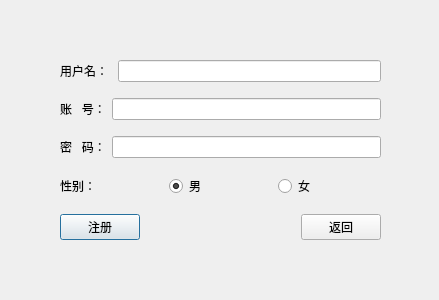
<?xml version="1.0" encoding="UTF-8"?>
<ui version="4.0">
 <class>adduserdialog</class>
 <widget class="QDialog" name="adduserdialog">
  <property name="geometry">
   <rect>
    <x>0</x>
    <y>0</y>
    <width>439</width>
    <height>300</height>
   </rect>
  </property>
  <property name="minimumSize">
   <size>
    <width>439</width>
    <height>300</height>
   </size>
  </property>
  <property name="maximumSize">
   <size>
    <width>439</width>
    <height>300</height>
   </size>
  </property>
  <property name="windowTitle">
   <string>adduser</string>
  </property>
  <widget class="QWidget" name="layoutWidget_2">
   <property name="geometry">
    <rect>
     <x>60</x>
     <y>50</y>
     <width>321</width>
     <height>201</height>
    </rect>
   </property>
   <layout class="QVBoxLayout" name="verticalLayout">
    <item>
     <layout class="QHBoxLayout" name="horizontalLayout_2">
      <item>
       <widget class="QLabel" name="label">
        <property name="text">
         <string>用户名： </string>
        </property>
       </widget>
      </item>
      <item>
       <widget class="QtMaterialAutoComplete" name="L_Name"/>
      </item>
     </layout>
    </item>
    <item>
     <layout class="QHBoxLayout" name="horizontalLayout_3">
      <item>
       <widget class="QLabel" name="label_2">
        <property name="text">
         <string>账   号：</string>
        </property>
       </widget>
      </item>
      <item>
       <widget class="QtMaterialAutoComplete" name="L_Account"/>
      </item>
     </layout>
    </item>
    <item>
     <layout class="QHBoxLayout" name="horizontalLayout_4">
      <item>
       <widget class="QLabel" name="label_3">
        <property name="text">
         <string>密   码：</string>
        </property>
       </widget>
      </item>
      <item>
       <widget class="QtMaterialAutoComplete" name="L_pswd"/>
      </item>
     </layout>
    </item>
    <item>
     <layout class="QHBoxLayout" name="horizontalLayout_5">
      <item>
       <widget class="QLabel" name="label_4">
        <property name="text">
         <string>性别：</string>
        </property>
       </widget>
      </item>
      <item>
       <widget class="QRadioButton" name="Rd_Male">
        <property name="text">
         <string>男</string>
        </property>
        <property name="checked">
         <bool>true</bool>
        </property>
       </widget>
      </item>
      <item>
       <widget class="QRadioButton" name="Rd_Female">
        <property name="text">
         <string>女</string>
        </property>
       </widget>
      </item>
     </layout>
    </item>
    <item>
     <layout class="QHBoxLayout" name="horizontalLayout_6">
      <item>
       <widget class="QtMaterialRaisedButton" name="BtnReg">
        <property name="text">
         <string>注册</string>
        </property>
       </widget>
      </item>
      <item>
       <spacer name="horizontalSpacer">
        <property name="orientation">
         <enum>Qt::Horizontal</enum>
        </property>
        <property name="sizeHint" stdset="0">
         <size>
          <width>18</width>
          <height>20</height>
         </size>
        </property>
       </spacer>
      </item>
      <item>
       <widget class="QtMaterialRaisedButton" name="BtnBack">
        <property name="text">
         <string>返回</string>
        </property>
       </widget>
      </item>
     </layout>
    </item>
   </layout>
  </widget>
 </widget>
 <customwidgets>
  <customwidget>
   <class>QtMaterialAutoComplete</class>
   <extends>QLineEdit</extends>
   <header location="global">qtmaterialautocomplete.h</header>
  </customwidget>
  <customwidget>
   <class>QtMaterialRaisedButton</class>
   <extends>QPushButton</extends>
   <header location="global">qtmaterialraisedbutton.h</header>
  </customwidget>
 </customwidgets>
 <resources/>
 <connections/>
</ui>
